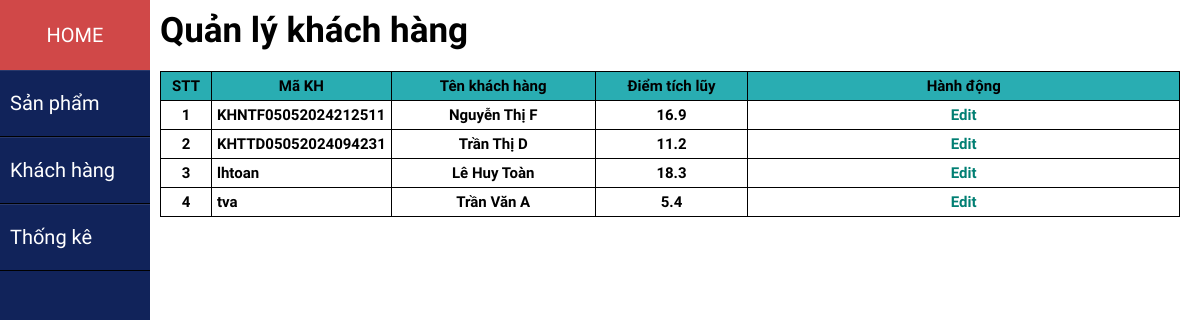
Screenshot of /index.php?act=customer with the database file from the repository.
### tables this page shows
CREATE TABLE `khachhang` (
  `ma_kh` varchar(20) NOT NULL,
  `ten_kh` varchar(100) DEFAULT NULL,
  `sdt` varchar(12) DEFAULT NULL,
  `gioitinh` varchar(10) DEFAULT NULL,
  `ngay_sinh` date DEFAULT NULL,
  `diemtichluy` float DEFAULT 0
);

### model/customer.php (called while the page is built, shortened)
<?php
    function getcustomers(){
        $conn = connectdb();
        $sql = "SELECT * FROM khachhang ORDER BY ma_kh ASC";
        $stmt = $conn->prepare($sql);
        $stmt->execute();
        $list = $stmt->fetchAll();
        return $list;
    }
?>

### view/customers.php (the view, shortened to what this page needs)
<?php
    require_once "model/customer.php";
    $listcustomers=getcustomers();
?>
    <section class="customer">
        <div class="header_customer">
            <h1>Quản lý khách hàng</h1>
        </div>
        <table class="table_list_customers">
            <tr>
                <td style="width: 5%;">STT</td>
                <td style="width: 15%;">Mã KH</td>
                <td style="width: 20%;">Tên khách hàng</td>
                <td style="width: 15%;">Điểm tích lũy</td>
                <td style="width: 100px;">Hành động</td>
            </tr>
            <?php
                if(isset($listcustomers) && (count($listcustomers)>0)){
                    $i=1;
                    foreach ($listcustomers as $item) {
                        extract($item);
                        echo
                            '<tr>
                                <td>'.$i.'</td>
                                <td style="text-align: left;">'.$ma_kh.'</td>
                                <td>'.$ten_kh.'</td>
                                <td>'.$diemtichluy.'</td>
                                <td><a style="font-weight: bold; color: #007F73;" href="index.php?act=edit_customer&id='.$ma_kh.'">Edit</a></td>
                            </tr>';
                            $i++;
                    }
                }
            ?>
        </table>
    </section>
    </body>
</html>

### css/sidebar.css (style rules this page uses)
* { padding: 0; margin: 0; list-style: none; text-decoration: none; }
body { font-family: "Chakra Petch", sans-serif; position: relative; }
h1 { font-size: 30px; }

### css/home.css (style rules this page uses)
* { margin: 0; padding: 0; text-decoration: none; border: none; outline: none; box-sizing: border-box; font-family: "Chakra Petch", sans-serif; }
body { position: relative; }
h1 { font-size: 35px; }
:root { --text-color: #fff; --main-text-color: #603809; --h1-text-color: #F29F05; --background-color: #FFFEFC; --special-color: #F29F05; --background2-color: #1d2e1f; --sale-color: #FE0000; }
.list_order, td, th { border: none; padding: 5px; font-weight: bold; cursor: pointer; font-size: 15px; }

### css/cart_detail.css (style rules this page uses)
* { margin: 0; padding: 0; text-decoration: none; border: none; outline: none; box-sizing: border-box; font-family: "Chakra Petch", sans-serif; }
body { position: relative; box-sizing: border-box; }

### css/customer.css (style rules this page uses)
* { margin: 0; padding: 0; text-decoration: none; border: none; outline: none; box-sizing: border-box; font-family: "Chakra Petch", sans-serif; }
:root { --text-color: #fff; --main-text-color: #603809; --h1-text-color: #F29F05; --background-color: #FFFEFC; --special-color: #F29F05; --background2-color: #1d2e1f; --sale-color: #FE0000; }
.header_customer { display: flex; justify-content: space-between; align-items: center; }
.table_list_customers table, .table_list_customers td, .table_list_customers th { border: 1px solid; padding: 5px; }
.customer table { width: 100%; margin-top: 20px; border-collapse: collapse; text-align: center; }
.customer tr:first-child { background-color: #29ADB2; font-weight: 700; }
.insert_form, .customer { padding: 10px 20px 0px 160px; }

### css/catalog.css (style rules this page uses)
* { padding: 0; margin: 0; list-style: none; text-decoration: none; }
body { font-family: "Chakra Petch", sans-serif; position: relative; }
.catalog, .update_form, .insert_form, .customer, .list_bill { padding: 10px 20px 20px 160px; }

### css/list_bill.css (style rules this page uses)
* { margin: 0; padding: 0; text-decoration: none; border: none; outline: none; box-sizing: border-box; font-family: "Chakra Petch", sans-serif; }
:root { --text-color: #fff; --main-text-color: #603809; --h1-text-color: #F29F05; --background-color: #FFFEFC; --special-color: #F29F05; --background2-color: #1d2e1f; --sale-color: #FE0000; }

### css/thongke.css (style rules this page uses)
* { padding: 0; margin: 0; list-style: none; text-decoration: none; }
body { font-family: "Chakra Petch", sans-serif; position: relative; }

### rows the page displays
khachhang: ma_kh "KHNTF05052024212511", ten_kh "Nguyễn Thị F", diemtichluy "16.9"
khachhang: ma_kh "KHTTD05052024094231", ten_kh "Trần Thị D", diemtichluy "11.2"
khachhang: ma_kh "lhtoan", ten_kh "Lê Huy Toàn", diemtichluy "18.3"
khachhang: ma_kh "tva", ten_kh "Trần Văn A", diemtichluy "5.4"
